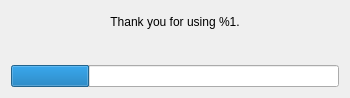
<?xml version="1.0" encoding="UTF-8"?>
<ui version="4.0">
 <class>Exit</class>
 <widget class="QWidget" name="Exit">
  <property name="windowModality">
   <enum>Qt::ApplicationModal</enum>
  </property>
  <property name="geometry">
   <rect>
    <x>0</x>
    <y>0</y>
    <width>350</width>
    <height>98</height>
   </rect>
  </property>
  <property name="windowTitle">
   <string>Exiting ...</string>
  </property>
  <layout class="QVBoxLayout" name="verticalLayout">
   <item>
    <widget class="QLabel" name="lblBye">
     <property name="text">
      <string>Thank you for using %1.</string>
     </property>
     <property name="alignment">
      <set>Qt::AlignCenter</set>
     </property>
    </widget>
   </item>
   <item>
    <widget class="QLabel" name="lblAction">
     <property name="layoutDirection">
      <enum>Qt::LeftToRight</enum>
     </property>
     <property name="text">
      <string/>
     </property>
     <property name="alignment">
      <set>Qt::AlignCenter</set>
     </property>
    </widget>
   </item>
   <item>
    <widget class="QProgressBar" name="progressBar">
     <property name="value">
      <number>24</number>
     </property>
     <property name="textVisible">
      <bool>false</bool>
     </property>
    </widget>
   </item>
  </layout>
 </widget>
 <resources/>
 <connections/>
</ui>
